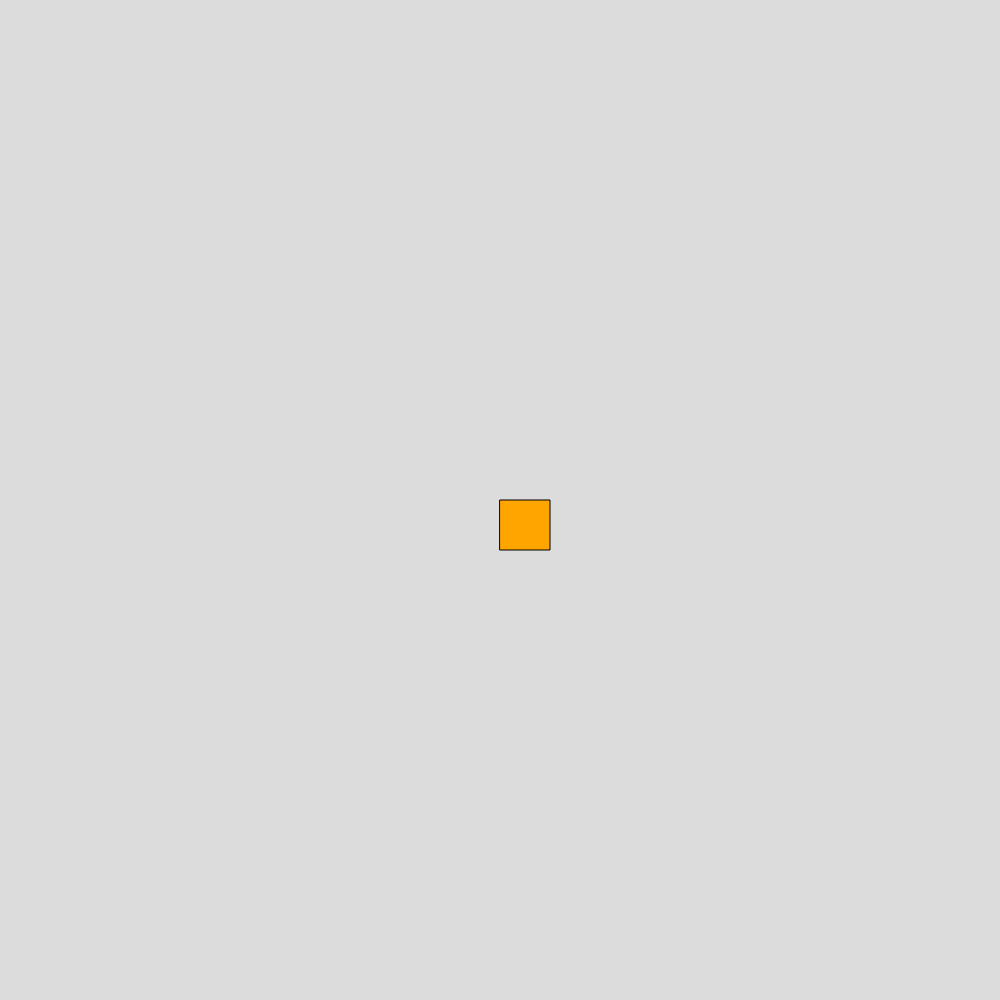
Frame 1 (no input)
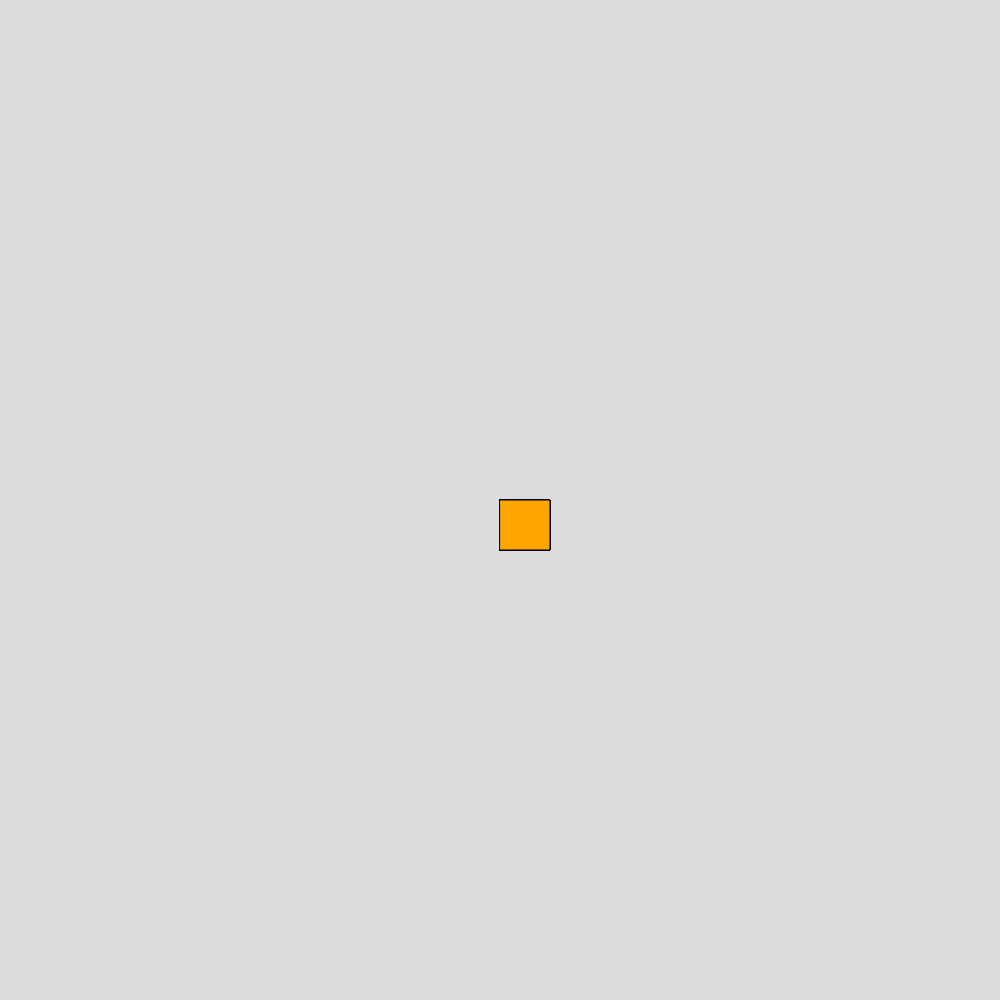
Frame 60 (no input)
Frame 120 (the mouse pressed at the canvas centre since frame 60): identical to frame 60, image omitted

The p5.js sketch that drew these frames (run headless with seeded random() and noise() and a simulated clock; from frame 60 on, the mouse is pressed at the canvas centre):

// p5.js sketch
// ── sketch.js
function setup() {
  createCanvas(1000, 1000);
  background(220);
}

function draw() {
   fill("orange");
   rect(500, 500, 50, 50);
}

function mouseClicked() {

  // if (mouseY < height / 2) {
  //   fill("orange");
  //   ellipse(mouseX, mouseY, 50, 50);
  // }
  // else {
  //   fill("blue");
  //   rect(mouseX, mouseY, 50, 50);
  // }

  if ((mouseX<550) && (mouseX >500) && (mouseY<550)&& (mouseY>500)) {
    background("blue");
  }

  else {

  }
}
